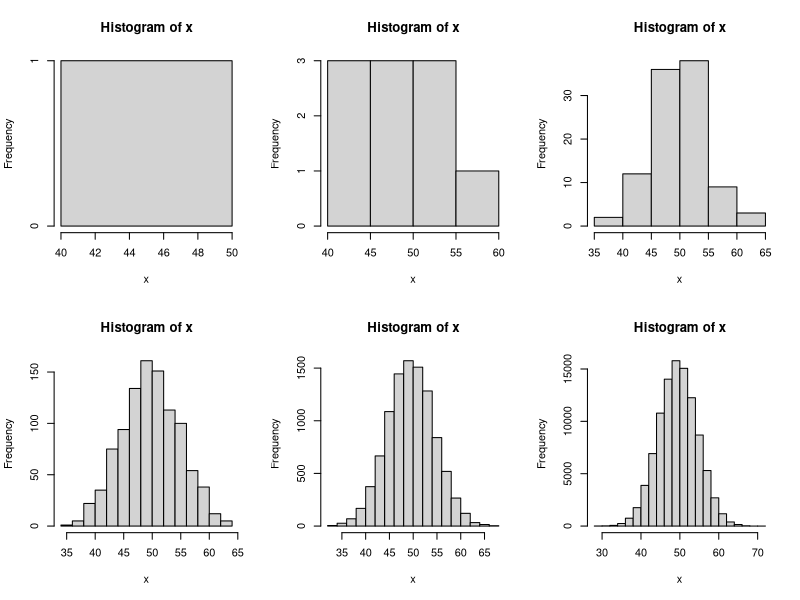

The R source for this figure:
## ---- chunk 1
knitr::opts_chunk$set(echo = TRUE)
## ---- chunk 2

par(mfrow = c(2, 3))

for (n in 10^seq(0, 5)) {
    x <- rbinom(n, 100, 0.5)
    hist(x)
}

par(mfrow = c(1, 1))

